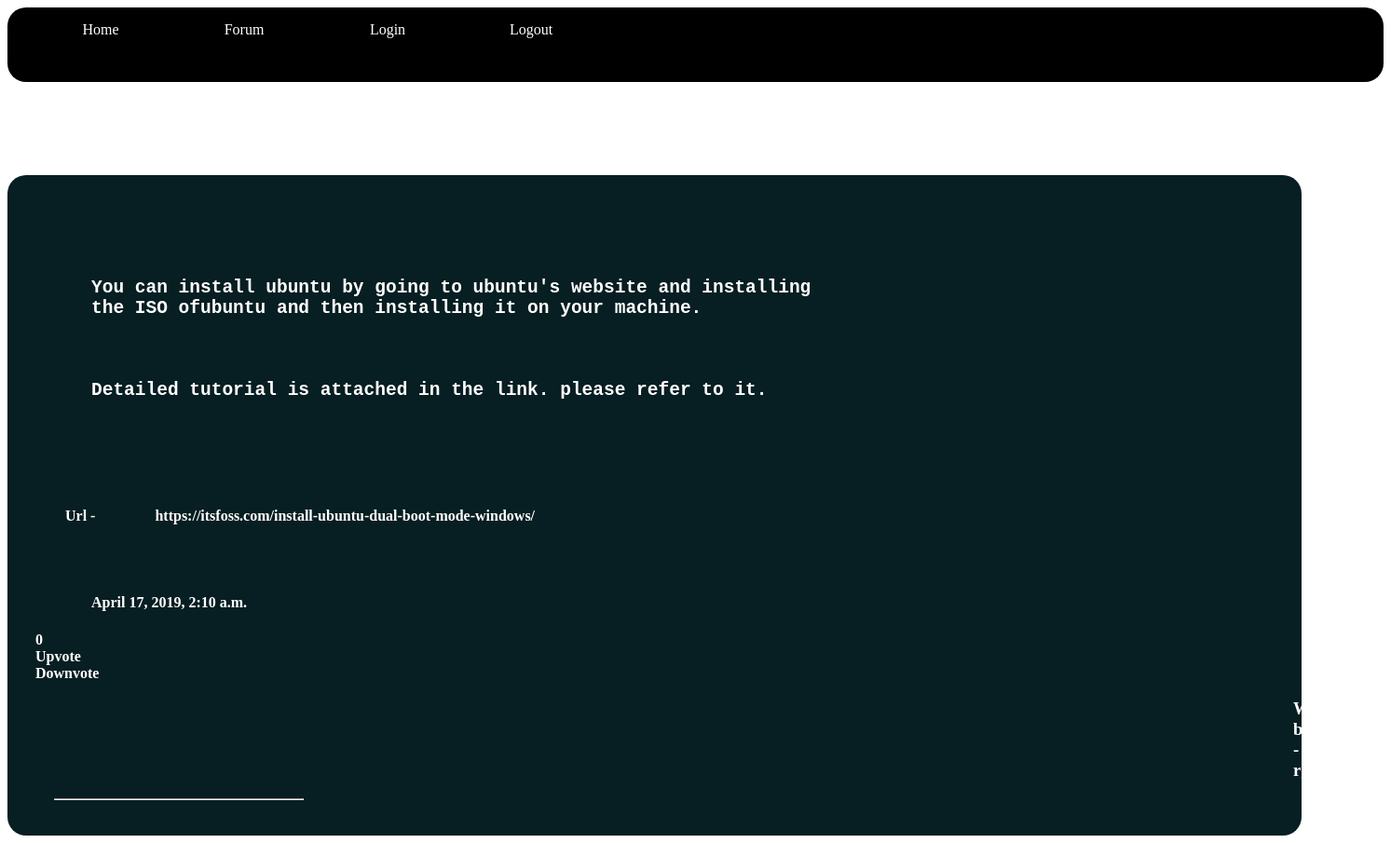
/forum/show-answer/4/, run on the app's committed database.
### main/models.py (models this page shows, shortened)
class answer(models.Model):
	author_a = models.ForeignKey(User, on_delete=models.CASCADE)
	notice_a = models.TextField(max_length=1000,default='',unique = True)
	date_a = models.DateTimeField(default = timezone.now)
	url_a = models.URLField(max_length=100,blank = True)
	ques = models.ForeignKey(question,on_delete=models.CASCADE)
	upvotes = models.IntegerField(default = 0)

### main/views.py (the view)
# urls.py: path('show-answer/<int:pk>/',answer_detail,name="ans-detail"),
def answer_detail(request,pk):
	kquery = answer.objects.filter(ques = pk)
	context = {'kquery':kquery}
	return render(request,'main/detailanswer.html',context)

### main/templates/main/detailanswer.html (shortened to what this page needs)
<!DOCTYPE html>
<html>
<head>
</head>
<body>
<div class="nav-container">
		<a id="link" href="{% url 'home' %}">Home</a>
		<a id="link" href="{% url 'forum-home' %}">Forum</a>
		<a id="link" href="{% url 'login' %}">Login</a>
		<a id="link" href="{% url 'logout' %}">Logout</a>
</div>
<div class="content">
	{% if not kquery %}
		<h2>No answers yet to show</h2>
	{% else %}
		{% for s in kquery %}
			<pre>{{ s.notice_a }}</pre>
			<br /><br />
			{% if s.url_a %}
				&nbsp;&nbsp;&nbsp;&nbsp;&nbsp;&nbsp;&nbsp;&nbsp;Url - <a id="link-content" href="{{ s.url_a }}" target="_blank">{{ s.url_a }}</a><br /><br /><br /><br />
			{% endif %}
			<h4>{{ s.date_a }}</h4>
			{{s.upvotes}}<br />
			<a href='{% url "upvote" s.id %}'>Upvote</a><br />
			<a href='{% url "downvote" s.id %}'>Downvote</a>
			<h3> Written by -{{ s.author_a }}</h3>
			<hr>
		{% endfor %}
	{% endif %}
</div>
</body>
</html>

### main/templates/main/detailanswer.html (style rules this page uses)
div.nav-container { margin-top:5px; width:100%; height:80px; background-color:black; border-radius:20px; }
a#link { width:100px; height:50px; display: inline-block; border-radius:20px; color:white; text-decoration: none; text-align: center; margin-top:15px; margin-left:50px; }
div.content { width:90%; color:white; font-weight: bold; background-color: #071e22; border-radius:20px; padding:30px; margin-top:100px; }
pre { color:white; font-size: 1.5em; padding:60px; }
a { text-decoration: none; color:white; }
h3 { color:white; margin-left:1350px; }
h3#normal,h4 { color:white; margin-left:60px; }
hr { width:20%; margin-left:20px; color:white; }
a#link-content { font-weight: bold; margin-left:60px; }

### data on the page
answer: notice_a "You can install ubuntu by going to ubuntu's website and installing the ISO ofubuntu and then installing it on your machine. Detailed tutorial is attached in the link. please refer to it.", url_a "https://itsfoss.com/install-ubuntu-dual-boot-mode-windows/", date_a "April 17, 2019, 2:10 a.m.", upvotes "0", author_a "rgrichesh45"
